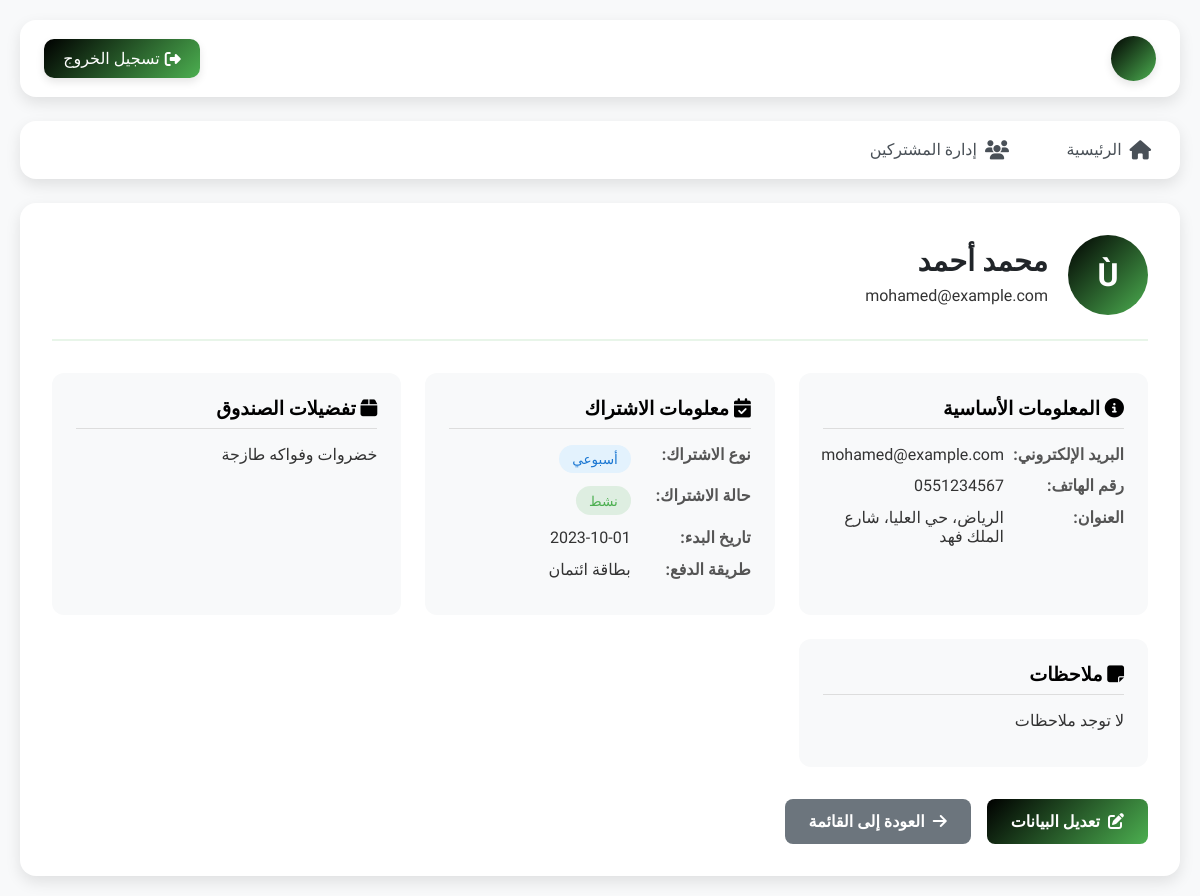
The page /view_subscriber.php?id=1 (signed in) on the database its author committed.
### tables this page shows
CREATE TABLE IF NOT EXISTS subscribers (
    id INT AUTO_INCREMENT PRIMARY KEY,
    full_name VARCHAR(255) NOT NULL,
    email VARCHAR(255) NOT NULL UNIQUE,
    phone VARCHAR(20),
    address TEXT NOT NULL,
    subscription_type ENUM('أسبوعي', 'شهري', 'ربع سنوي') DEFAULT 'أسبوعي',
    subscription_status ENUM('نشط', 'موقف', 'ملغى') DEFAULT 'نشط',
    start_date DATE NOT NULL,
    payment_method ENUM('بطاقة ائتمان', 'تحويل بنكي', 'نقدي عند الاستلام') DEFAULT 'بطاقة ائتمان',
    box_preferences TEXT,
    notes TEXT,
    created_at TIMESTAMP DEFAULT CURRENT_TIMESTAMP,
    updated_at TIMESTAMP DEFAULT CURRENT_TIMESTAMP ON UPDATE CURRENT_TIMESTAMP
);

### view_subscriber.php (the view, shortened to what this page needs)
<?php
include "config.php";
$id = $_GET['id'];
$sql = "SELECT * FROM subscribers WHERE id = $id";
$result = mysqli_query($conn, $sql);
$subscriber = mysqli_fetch_assoc($result);
?>
<!DOCTYPE html>
<html lang="ar" dir="rtl">
<head>
    <link rel="stylesheet" href="https://cdnjs.cloudflare.com/ajax/libs/font-awesome/6.4.0/css/all.min.css">
</head>
<body>
    <div class="container">
        <div class="topbar">
            <div class="user-info">
                <div class="avatar"><?php echo substr($_SESSION["username"], 0, 1); ?></div>
            </div>
            <a href="logout.php" class="logout-btn"><i class="fas fa-sign-out-alt"></i> تسجيل الخروج</a>
        </div>
        <div class="nav">
            <a href="index.php"><i class="fas fa-home"></i> الرئيسية</a>
            <a href="subscribers.php"><i class="fas fa-users"></i> إدارة المشتركين</a>
        </div>
        <div class="profile-container">
            <div class="profile-header">
                <div class="profile-avatar"><?php echo substr($subscriber['full_name'], 0, 1); ?></div>
                <div class="profile-info">
                    <h2><?php echo $subscriber['full_name']; ?></h2>
                    <p><?php echo $subscriber['email']; ?></p>
                </div>
            </div>
            <div class="profile-details">
                <div class="detail-card">
                    <h3><i class="fas fa-info-circle"></i> المعلومات الأساسية</h3>
                    <div class="detail-item">
                        <span class="detail-label">البريد الإلكتروني:</span>
                        <span class="detail-value"><?php echo $subscriber['email']; ?></span>
                    </div>
                    <div class="detail-item">
                        <span class="detail-label">رقم الهاتف:</span>
                        <span class="detail-value"><?php echo $subscriber['phone'] ? $subscriber['phone'] : 'غير محدد'; ?></span>
                    </div>
                    <div class="detail-item">
                        <span class="detail-label">العنوان:</span>
                        <span class="detail-value"><?php echo $subscriber['address']; ?></span>
                    </div>
                </div>
                <div class="detail-card">
                    <h3><i class="fas fa-calendar-check"></i> معلومات الاشتراك</h3>
                    <div class="detail-item">
                        <span class="detail-label">نوع الاشتراك:</span>
                        <span class="detail-value"><span class="subscription-type"><?php echo $subscriber['subscription_type']; ?></span></span>
                    </div>
                    <div class="detail-item">
                        <span class="detail-label">حالة الاشتراك:</span>
                        <span class="detail-value">
                            <?php
                            $status_class = '';
                            if($subscriber['subscription_status'] == 'نشط') {
                                $status_class = 'status-active';
                            } elseif($subscriber['subscription_status'] == 'موقف') {
                                $status_class = 'status-inactive';
                            } else {
                                $status_class = 'status-pending';
                            }
                            ?>
                            <span class="status-badge <?php echo $status_class; ?>"><?php echo $subscriber['subscription_status']; ?></span>
                        </span>
                    </div>
                    <div class="detail-item">
                        <span class="detail-label">تاريخ البدء:</span>
                        <span class="detail-value"><?php echo $subscriber['start_date']; ?></span>
                    </div>
                    <div class="detail-item">
                        <span class="detail-label">طريقة الدفع:</span>
                        <span class="detail-value"><?php echo $subscriber['payment_method']; ?></span>
                    </div>
                </div>
                <div class="detail-card">
                    <h3><i class="fas fa-box"></i> تفضيلات الصندوق</h3>
                    <div class="detail-item">
                        <span class="detail-value"><?php echo $subscriber['box_preferences'] ? $subscriber['box_preferences'] : 'لا توجد تفضيلات محددة'; ?></span>
                    </div>
                </div>
                <div class="detail-card">
                    <h3><i class="fas fa-sticky-note"></i> ملاحظات</h3>
                    <div class="detail-item">
                        <span class="detail-value"><?php echo $subscriber['notes'] ? $subscriber['notes'] : 'لا توجد ملاحظات'; ?></span>
                    </div>
                </div>
            </div>
            <div class="action-buttons">
                <a href="edit_subscriber.php?id=<?php echo $subscriber['id']; ?>" class="btn btn-edit"><i class="fas fa-edit"></i> تعديل البيانات</a>
                <a href="subscribers.php" class="btn btn-back"><i class="fas fa-arrow-right"></i> العودة إلى القائمة</a>
            </div>
        </div>
    </div>
</body>
</html>

### view_subscriber.php (style rules this page uses)
:root { --primary: #000000; --primary-dark: #333333; --secondary: #4CAF50; --success: #4CAF50; --danger: #F44336; --info: #2196F3; --warning: #FF9800; --light: #f8f9fa; --dark: #212529; --background: #f8f9fa; --card-shadow: 0 6px 15px rgba(0, 0, 0, 0.1); }
* { margin: 0; padding: 0; box-sizing: border-box; font-family: 'Tajawal', sans-serif; }
body { background-color: var(--background); color: #333; min-height: 100vh; }
.container { max-width: 1200px; margin: 0 auto; padding: 20px; }
.topbar { background-color: white; border-radius: 16px; padding: 1rem 1.5rem; margin-bottom: 1.5rem; display: flex; justify-content: space-between; align-items: center; box-shadow: var(--card-shadow); }
.user-info { display: flex; align-items: center; }
.user-info .avatar { width: 45px; height: 45px; background: linear-gradient(135deg, var(--primary), var(--secondary)); border-radius: 50%; display: flex; align-items: center; justify-content: center; color: white; margin-left: 10px; font-weight: bold; box-shadow: 0 4px 8px rgba(0,0,0,0.1); }
.logout-btn { background: linear-gradient(135deg, var(--primary), var(--secondary)); color: white; padding: 0.6rem 1.2rem; border-radius: 10px; text-decoration: none; display: flex; align-items: center; transition: all 0.3s; box-shadow: 0 4px 8px rgba(0,0,0,0.1); }
.logout-btn i { margin-left: 5px; }
.nav { display: flex; background: white; border-radius: 16px; margin-bottom: 1.5rem; box-shadow: var(--card-shadow); overflow: hidden; animation: slideDown 0.6s ease; }
.nav a { padding: 1.2rem 1.8rem; text-decoration: none; color: #495057; font-weight: 500; transition: all 0.3s; display: flex; align-items: center; position: relative; overflow: hidden; }
.nav a:before { content: ''; position: absolute; top: 0; left: 0; width: 100%; height: 100%; background: linear-gradient(135deg, var(--primary), var(--secondary)); z-index: -1; transform: translateY(100%); transition: transform 0.3s ease; }
.nav a i { margin-left: 8px; font-size: 1.2rem; }
.profile-container { background-color: white; border-radius: 16px; padding: 2rem; box-shadow: var(--card-shadow); }
.profile-header { display: flex; align-items: center; margin-bottom: 2rem; padding-bottom: 1.5rem; border-bottom: 2px solid #E8F5E9; }
.profile-avatar { width: 80px; height: 80px; background: linear-gradient(135deg, var(--primary), var(--secondary)); border-radius: 50%; display: flex; align-items: center; justify-content: center; color: white; margin-left: 20px; font-size: 2rem; font-weight: bold; }
.profile-info h2 { font-size: 1.8rem; color: var(--dark); margin-bottom: 0.5rem; }
.profile-details { display: grid; grid-template-columns: repeat(auto-fit, minmax(300px, 1fr)); gap: 1.5rem; }
.detail-card { background-color: #f8f9fa; border-radius: 12px; padding: 1.5rem; }
.detail-card h3 { font-size: 1.2rem; color: var(--primary); margin-bottom: 1rem; padding-bottom: 0.5rem; border-bottom: 1px solid #ddd; }
.detail-item { margin-bottom: 0.8rem; display: flex; }
.detail-label { font-weight: 600; min-width: 120px; color: #555; }
.detail-value { flex: 1; }
.status-badge { display: inline-block; padding: 0.4rem 0.8rem; border-radius: 20px; font-size: 0.85rem; font-weight: 500; }
.status-active { background-color: rgba(76, 175, 80, 0.15); color: var(--success); }
.subscription-type { display: inline-block; padding: 0.4rem 0.8rem; border-radius: 20px; font-size: 0.85rem; font-weight: 500; background-color: #E3F2FD; color: #1976D2; }
.action-buttons { margin-top: 2rem; display: flex; gap: 1rem; }
.btn { padding: 0.8rem 1.5rem; border-radius: 8px; text-decoration: none; font-size: 1rem; font-weight: 600; display: inline-flex; align-items: center; transition: all 0.3s; }
.btn-edit { background: linear-gradient(135deg, var(--primary), var(--secondary)); color: white; }
.btn-back { background: #6c757d; color: white; }
.btn i { margin-left: 8px; }

### rows shown on the page
subscribers: full_name "Ù", full_name "محمد أحمد", email "mohamed@example.com", phone "0551234567", address "الرياض، حي العليا، شارع الملك فهد", subscription_type "أسبوعي", subscription_status "نشط", start_date "2023-10-01", payment_method "بطاقة ائتمان", box_preferences "خضروات وفواكه طازجة"
